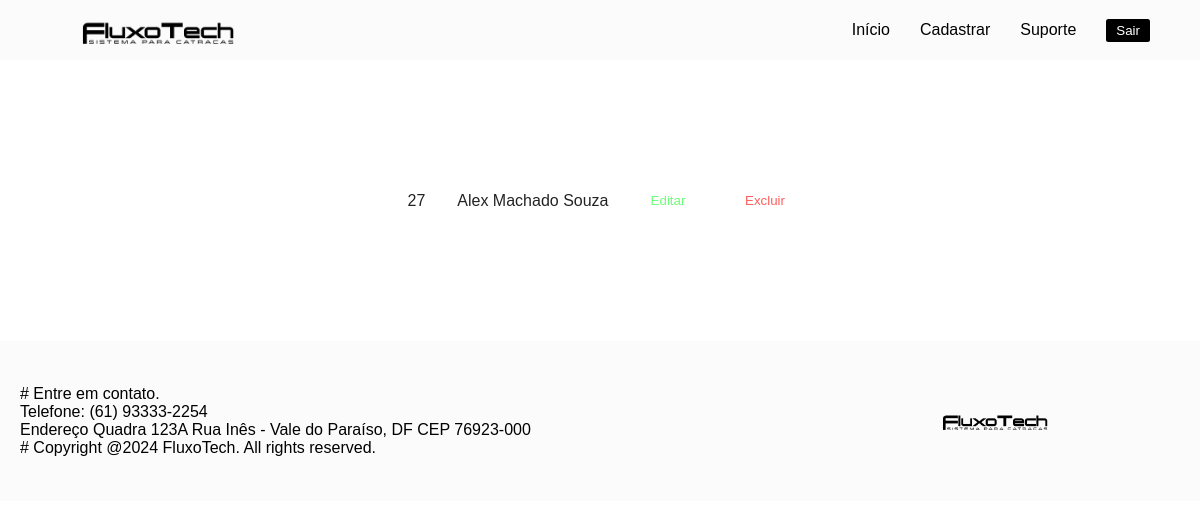
Before: /php/usuarios.php with the older database file.
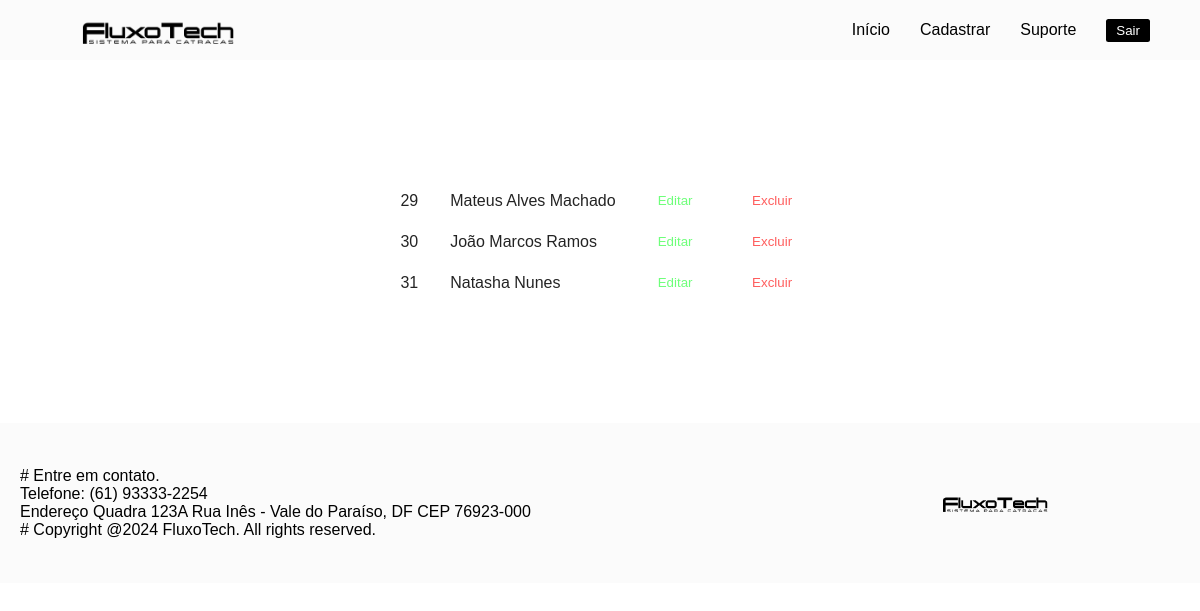
After: the same page with the newer database file.
### tables this page shows
CREATE TABLE `db_use` (
  `ID` int(11) NOT NULL,
  `NOME` varchar(50) DEFAULT NULL,
  `CPF` varchar(14) DEFAULT NULL,
  `EMAIL` varchar(80) DEFAULT NULL,
  `DATA_NASC` date DEFAULT NULL,
  `TELEFONE` varchar(15) DEFAULT NULL
);

### php/usuarios.php (the view, shortened to what this page needs)
<!DOCTYPE html>
<html lang="pt-br">
<head>
    <link rel="stylesheet" href="../style/geral.css">
    <link rel="stylesheet" href="../style/user.css">
</head>
<body>
    <header>
        <nav>
            <a href="#"><img src="../img/logocentropreta.png" alt="logo" height="30%" width="28%"></a>
            <a href="../pages/inicio.html">Início</a>
            <a href="../pages/cadastro_user.html">Cadastrar</a>
            <a href="../pages/suporte.html" class="suporte">Suporte</a>
            <a href="../php/valida_login_adm.php?bt=sair"><button type="submit" class="btn">Sair</button></a>
        </nav>
    </header>
    <table>
        <?php
        $abc = mysqli_connect('localhost', 'root', NULL, 'tcc')
            or die('Erro ao se conectar ao banco de dados');
        $consulta = "SELECT * FROM db_use";
        $result = mysqli_query($abc, $consulta);
        while ($tbl = mysqli_fetch_array($result)) {
            $nome = $tbl['NOME'];
            $id = $tbl['ID'];
        ?>
            <tr>
                <td><?php echo $id; ?></td>
                <td><?php echo $nome; ?></td>
                <td><a href="editar_usuario.php?id=<?php echo $id; ?>"><button type="submit" class="btnuser1">Editar</button></a></td>
                <td> <button class="btnuser2" onclick="confirmaracao(<?php echo $id; ?>)">Excluir</button></td>
            </tr>
        <?php
        }
        ?>
    </table>
    <footer>
        <p> # Entre em contato. <br> Telefone: (61) 93333-2254 <br> Endereço Quadra 123A Rua Inês - Vale do Paraíso, DF CEP 76923-000 <br> # Copyright @2024 FluxoTech. All rights reserved. </p>
        <img class="pe" src="../img/logocentropreta.png" alt="logocentropreta" height="150px">
    </footer>
</body>
</html>

### style/geral.css (style rules this page uses)
* { margin: 0; padding: 0; box-sizing: border-box; }
:root { --preto: #000000; --branco: #ffffff; --corPrima: #DFDFDF; --corSeg: #2a2828; --corTer: #f2f3f4; --teste: aqua; }
body { font-family: Arial, Helvetica, sans-serif; }
header { background-color: #eceaea36; width: 100%; height: 60px; display: flex; align-items: center; }
nav { width: 100%; display: flex; align-items: center; padding: 0 50px; gap: 30px; }
nav a:first-child { margin-top: 20px; }
.suporte { cursor: help; }
a { text-decoration: none; color: var(--preto); }
.btn { color: var(--branco); padding: 4px 10px; border-radius: 2.5px; background-color: var(--preto); transition: all 0.4s ease; cursor: pointer; border: none; width: auto; }
footer { background-color: #eceaea36; color: var(--preto); padding: 0px 20px; width: 100%; display: flex; justify-content: space-between; align-items: center; }
footer .pe { margin-top: 10px; margin-right: 110px; }

### style/user.css (style rules this page uses)
table { margin: 10% auto; border-collapse: collapse; border: 1px #000; }
tr { color: rgba(0, 0, 0, 0.863); }
td { padding: 0.5em 1em; height: 25px; background-color: #fefeff34; }
.btnuser1, .btnuser2 { display: flex; justify-content: center; align-items: center; background-color: transparent; border: none; width: 55px; height: 25px; border-radius: 2px; cursor: pointer; transition: all 0.3s ease; }
.btnuser1 { color: rgba(0, 255, 21, 0.568); margin-right: 10px; }
.btnuser2 { color: rgba(255, 0, 0, 0.637); }

Changed rows visible on the page:
removed db_use: ID "27", NOME "Alex Machado Souza"
added db_use: ID "29", NOME "Mateus Alves Machado"
added db_use: ID "30", NOME "João Marcos Ramos"
added db_use: ID "31", NOME "Natasha Nunes"
